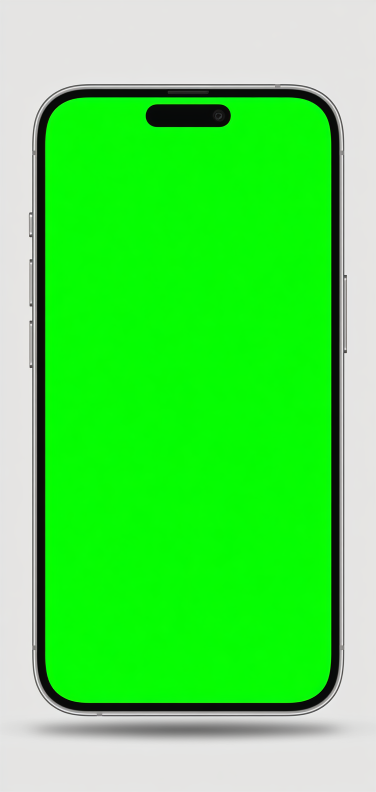
#> input picture docs/store-screenshots/phone.png, 752 x 1584 px, given in place of 200° 15° 15°.png, which was not available (shown at 1/2 size)
$ python generate_ribbon.py
#> lines starting #> are read from the running program, lines starting #| are printed output that depends on the picture; pictures that were not available may be replaced by others from this repository, and a replacement may not be noted
#!/usr/bin/env python3
"""
Connected App Store ribbon: one continuous pastel background + flowing mesh wave
spanning all 6 panels, sliced into 6 portrait frames so their edges line up
(the gallery reads as a single ribbon). Each panel keeps its own angled device,
allowed to bleed past the panel edge so the "tips" carry into the neighbour.

out/appstore/01..06.png  (1290x2796 each).
"""
import os, math
from PIL import Image, ImageDraw, ImageFont, ImageFilter

BASE = os.path.dirname(os.path.abspath(__file__))
SRC = os.path.join(BASE, "out")
OUT = os.path.join(BASE, "out", "appstore")
os.makedirs(OUT, exist_ok=True)

W, H = 1290, 2796
N = 6
BIGW = W * N
ROUND = "/System/Library/Fonts/SFNSRounded.ttf"
ARIAL = "/System/Library/Fonts/Supplemental/Arial.ttf"
INK = (24, 32, 48)
GREY = (96, 110, 132)
ACCENT = (16, 160, 120)

# file, headline, accent_word, subline
PANELS = [
 ("200° 15° 15°.png", "Private by default", "Private",
  "End-to-end encrypted. A new key for every message."),
 ("140° 1° 0°.png", "No servers. Seriously.", "servers.",
  "Every message is an on-chain event - nothing to shut down."),
 ("215° 20° 0°.png", "Hide who, when, how", "Hide",
  "Stealth addresses and cover traffic mask your metadata."),
 ("215° 12° -25°.png", "No phone. No email.", "No",
  "Your identity is a key only you hold. Find friends by nickname."),
 ("135° 0° -25°.png", "Send value in chat", "value",
  "A built-in Solana wallet - pay or gift right inside a chat."),
 ("140° 0° 0°.png", "Own your identity", "Own",
  "On-chain NFT avatars and nicknames - truly yours."),
]

# pastel colour anchors across the ribbon (wraps so the loop feels continuous)
STOPS = [
 (214, 246, 236), (224, 216, 250), (212, 232, 250),
 (252, 238, 222), (216, 246, 234), (250, 228, 242), (214, 246, 236),
]


def lerp(a, b, t):
    return tuple(int(a[i] + (b[i] - a[i]) * t) for i in range(3))


def ribbon_bg():
    """Continuous horizontal pastel gradient + vertical lift + flowing mesh wave."""
    img = Image.new("RGB", (BIGW, H))
#> img: PIL image 7740x2796 RGB; every value is 0
    px = img.load()
    seg = BIGW / (len(STOPS) - 1)
    # precompute per-column top colour
    cols = []
    for x in range(BIGW):
        k = x / seg
        i = min(int(k), len(STOPS) - 2)
        cols.append(lerp(STOPS[i], STOPS[i + 1], k - i))
    for y in range(H):
        vt = y / H  # 0 top -> 1 bottom ; lighten toward top
        for x in range(0, BIGW, 2):
            c = cols[x]
            lift = 1.0 - 0.10 * vt
            v = (min(255, int(c[0] * lift) + int(14 * (1 - vt))),
                 min(255, int(c[1] * lift) + int(14 * (1 - vt))),
                 min(255, int(c[2] * lift) + int(14 * (1 - vt))))
            px[x, y] = v
            if x + 1 < BIGW:
                px[x + 1, y] = v
    # flowing mesh wave across the whole ribbon
    layer = Image.new("RGBA", (BIGW, H), (0, 0, 0, 0))
#> layer: PIL image 7740x2796 RGBA; every value is 0
    ld = ImageDraw.Draw(layer)
    waves = [(H * 0.30, 150, 1600, 0.0), (H * 0.62, 210, 2100, 1.5)]
    for midy, amp, period, ph in waves:
        pts = [(x, midy + amp * math.sin(x / period * 2 * math.pi + ph))
               for x in range(0, BIGW, 26)]
        ld.line(pts, fill=(*ACCENT, 46), width=3, joint="curve")
        for i in range(0, len(pts), 4):
            x, y = pts[i]
            ld.ellipse([x - 6, y - 6, x + 6, y + 6], fill=(*ACCENT, 70))
            # short connector to the other wave for a "mesh" feel
            if i + 2 < len(pts):
                ld.line([pts[i], pts[i + 2]], fill=(*ACCENT, 26), width=2)
    layer = layer.filter(ImageFilter.GaussianBlur(0.6))
    return Image.alpha_composite(img.convert("RGBA"), layer)
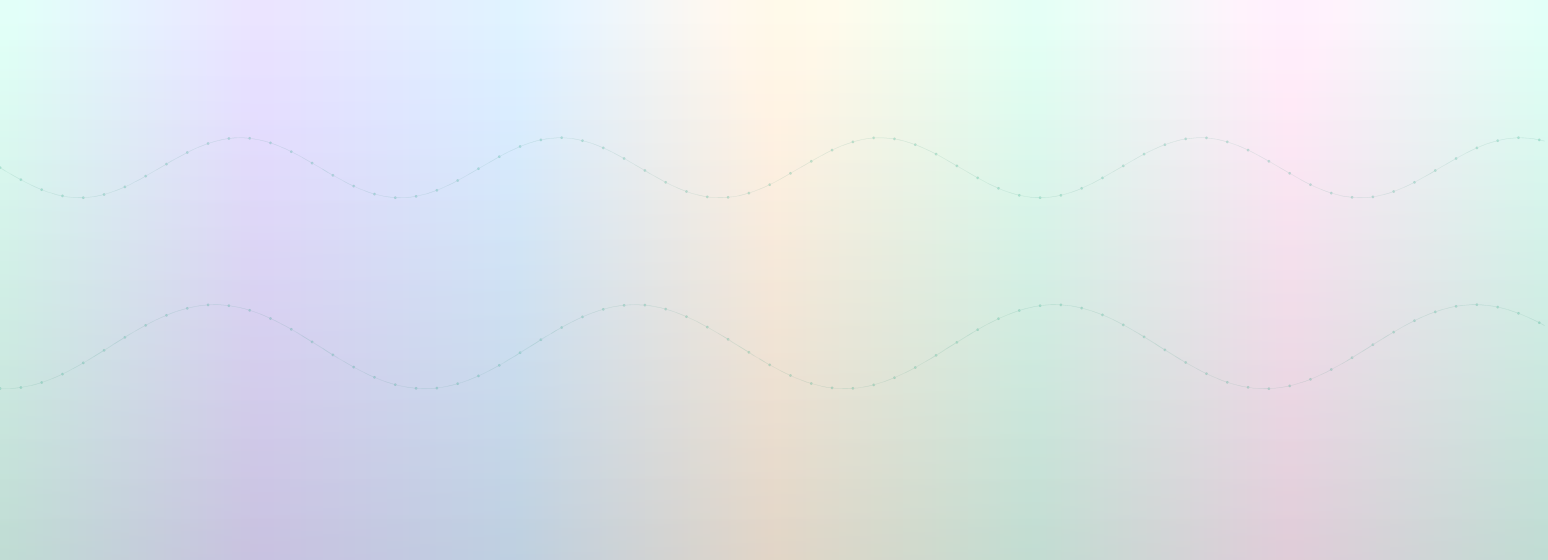
#> returned value: PIL image 7740x2796 RGBA (shown at 1/5 size); mean R, G, B, A 222, 228.1, 232.4, 255


def cut_phone(path):
    img = Image.open(path).convert("RGB")
    key = (255, 0, 255)
    w, h = img.size
    seeds = [(2, 2), (w - 3, 2), (2, h - 3), (w - 3, h - 3),
             (w // 2, 4), (w // 2, h - 5), (4, h // 2), (w - 5, h // 2)]
    for c in seeds:
        ImageDraw.floodfill(img, c, key, thresh=30)
    px = img.load()
    alpha = Image.new("L", img.size, 255)
    ap = alpha.load()
    for y in range(h):
        for x in range(w):
            if px[x, y] == key:
                ap[x, y] = 0
    ad = alpha.load()
    W0, H0 = alpha.size
    colcnt = [sum(1 for y in range(H0) if ad[x, y] > 40) for x in range(W0)]
    rowcnt = [sum(1 for x in range(W0) if ad[x, y] > 40) for y in range(H0)]
    cx, cyv = max(colcnt), max(rowcnt)
    xs = [x for x, c in enumerate(colcnt) if c > cx * 0.04]
    ys = [y for y, c in enumerate(rowcnt) if c > cyv * 0.04]
    box = (min(xs), min(ys), max(xs) + 1, max(ys) + 1)
    alpha = alpha.filter(ImageFilter.GaussianBlur(1.1))
    out = img.convert("RGBA")
    out.putalpha(alpha)
    return out.crop(box)


def draw_panel(i, bg, fname, headline, aw, sub):
    img = bg.copy()
    d = ImageDraw.Draw(img)
    hf = ImageFont.truetype(ROUND, 104)
    sf = ImageFont.truetype(ARIAL, 46)
    space = d.textlength(" ", font=hf)

    parts = [(w, w == aw) for w in headline.split()]
    lines, cur, cw = [], [], 0.0
    for w, acc in parts:
        ww = d.textlength(w, font=hf)
        if cur and cw + space + ww > W - 150:
            lines.append(cur); cur, cw = [], 0.0
        cur.append((w, acc, ww)); cw += (space if len(cur) > 1 else 0) + ww
    if cur:
        lines.append(cur)
    y = 150
    for line in lines:
        tot = sum(w for _, _, w in line) + space * (len(line) - 1)
        x = (W - tot) // 2
        for w, acc, ww in line:
            d.text((x, y), w, font=hf, fill=ACCENT if acc else INK); x += ww + space
        y += 124
    y += 8

    words, sl, scur = sub.split(), [], ""
    for w in words:
        t = (scur + " " + w).strip()
        if d.textlength(t, font=sf) <= W - 200:
            scur = t
        else:
            sl.append(scur); scur = w
    if scur:
        sl.append(scur)
    for ln in sl:
        d.text((W // 2, y), ln, font=sf, fill=GREY, anchor="ma"); y += 60

    # phone: big, biased so tips bleed off the panel edges into the neighbour
    ph = cut_phone(os.path.join(SRC, fname))
    top = y + 10
    th = H - top - 10
    r = th / ph.height
    if ph.width * r > 1560:          # allow more side-bleed for the "tips" effect
        r = 1560 / ph.width
    ph = ph.resize((int(ph.width * r), int(ph.height * r)), Image.LANCZOS)
    # alternate horizontal bias: odd panels lean left, even lean right -> tips cross
    bias = -70 if i % 2 == 0 else 70
    fx = (W - ph.width) // 2 + bias
    fy = top + max(0, (H - top - ph.height) // 2)
    img.alpha_composite(ph, (fx, fy))
    img.convert("RGB").save(os.path.join(OUT, f"{i + 1:02d}.png"), "PNG")


if __name__ == "__main__":
    print("building ribbon background...")
    big = ribbon_bg()
    for i, (fn, hl, aw, sub) in enumerate(PANELS):
        slc = big.crop((i * W, 0, (i + 1) * W, H))
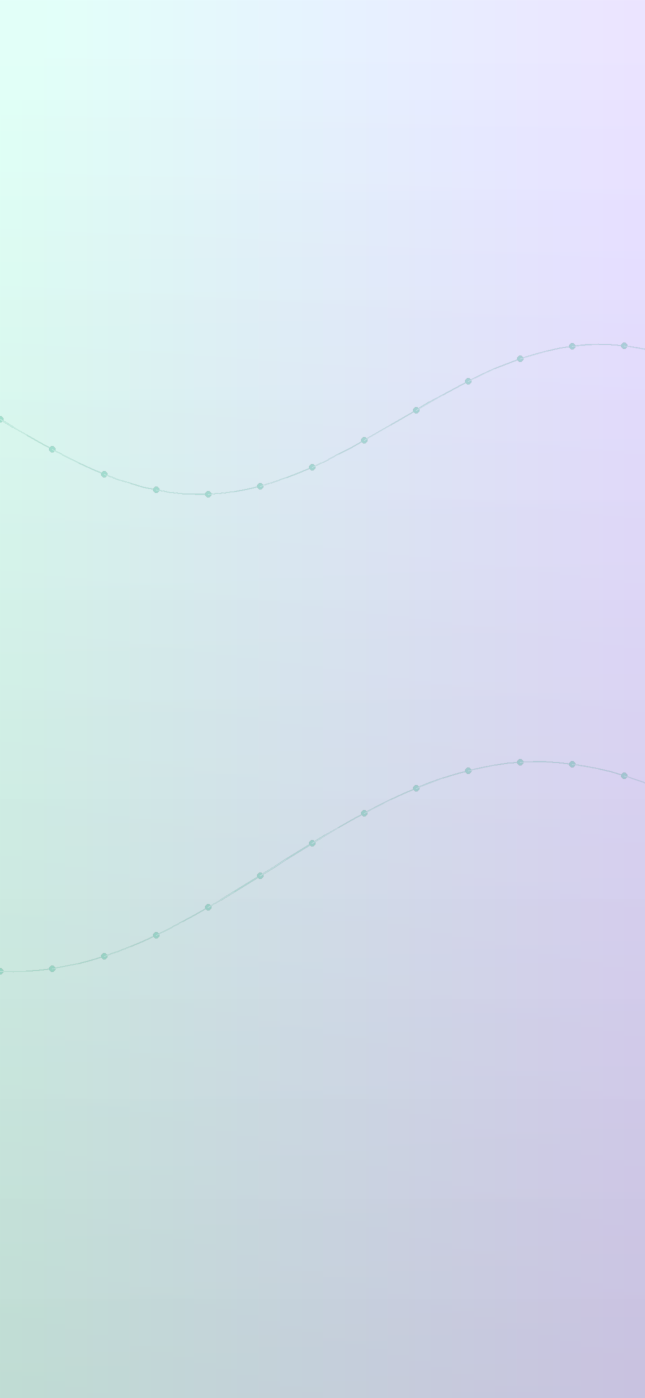
#> slc: PIL image 1290x2796 RGBA (shown at 1/2 size); mean R, G, B, A 213.5, 225, 236.2, 255
        draw_panel(i, slc, fn, hl, aw, sub)
#> in draw_panel, `space = d.textlength(" ", font=hf)`: space = 33.06
#> the loop in draw_panel, `for w, acc in parts:` made 3 passes
#> (ww, cw) on passes 1 to 3: (362.6, 362.6), (127.6, 523.2), (365.9, 922.2)
#> after the loop in draw_panel, `for w, acc in parts:`: cur = [('Private', True, 362.6), ('by', False, 127.6), ('default', False, 365.9)]; cw = 922.2; lines = []
#> the loop in draw_panel, `for line in lines:` made 1 pass
#> (tot, y) on pass 1: (922.2, 274)
#> after the loop in draw_panel, `for line in lines:`: y = 274
#> in draw_panel, `y += 8`: y = 282
#> after the loop in draw_panel, `for w in words:`: sl = 1 item
#> the loop in draw_panel, `for ln in sl:` made 2 passes
#> y on pass 1: 342
#> (ln, y) on pass 2: ('message.', 402)
#> after the loop in draw_panel, `for ln in sl:`: y = 402
#> in cut_phone, img is the input picture: PIL image 752x1584 RGB; mean R, G, B 86.4, 226.9, 83.7
#> after the loop in cut_phone, `for c in seeds:`:
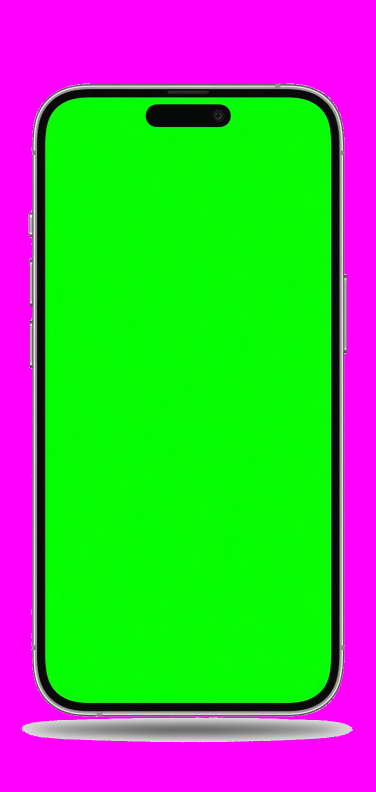
#> img: PIL image 752x1584 RGB (shown at 1/2 size); mean R, G, B 94.7, 154.1, 92.6
#> in cut_phone, `alpha = Image.new("L", img.size, 255)`: alpha: PIL image 752x1584 L; every value is 255
#> in cut_phone, `colcnt = [sum(1 for y in range(H0) if ad[x, y] > 40) for x in range(W0)]`: colcnt = 752 values, max 1315 at index 397, min 0 at index 0, mean 1078.5
#> in cut_phone, `rowcnt = [sum(1 for x in range(W0) if ad[x, y] > 40) for y in range(H0)]`: rowcnt = 1584 values, max 663 at index 1459, min 0 at index 0, mean 512
#> in cut_phone, `cx, cyv = max(colcnt), max(rowcnt)`: cx = 1315; cyv = 663
#> in cut_phone, `xs = [x for x, c in enumerate(colcnt) if c > cx * 0.04]`: xs = 637 values from 57 to 693
#> in cut_phone, `ys = [y for y, c in enumerate(rowcnt) if c > cyv * 0.04]`: ys = 1315 values from 167 to 1483
#> in cut_phone, `box = (min(xs), min(ys), max(xs) + 1, max(ys) + 1)`: box = (57, 167, 694, 1484)
#> in cut_phone, `alpha = alpha.filter(ImageFilter.GaussianBlur(1.1))`:
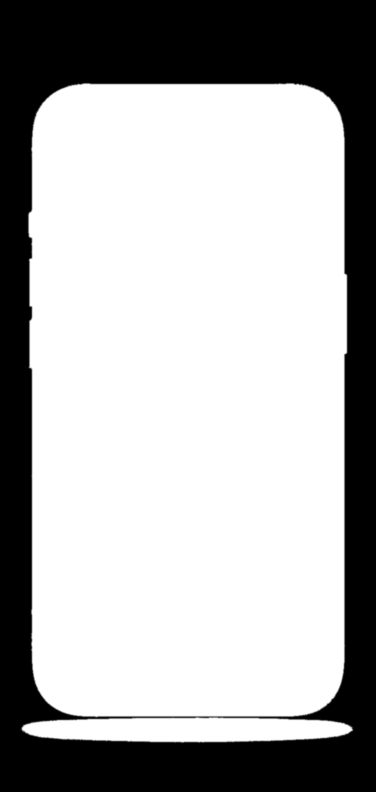
#> alpha: PIL image 752x1584 L (shown at 1/2 size); min 0, max 255, mean 173.6
#> in cut_phone, `out.putalpha(alpha)`:
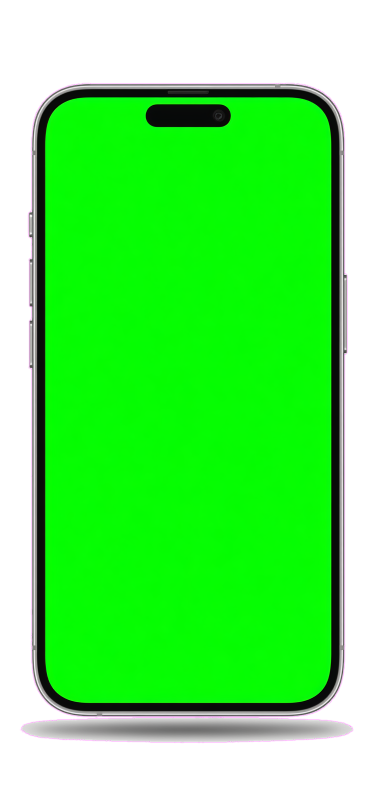
#> out: PIL image 752x1584 RGBA (shown at 1/2 size); mean R, G, B, A 94.7, 154.1, 92.6, 173.6; transparent parts drawn white
#> in cut_phone, `return out.crop(box)`:
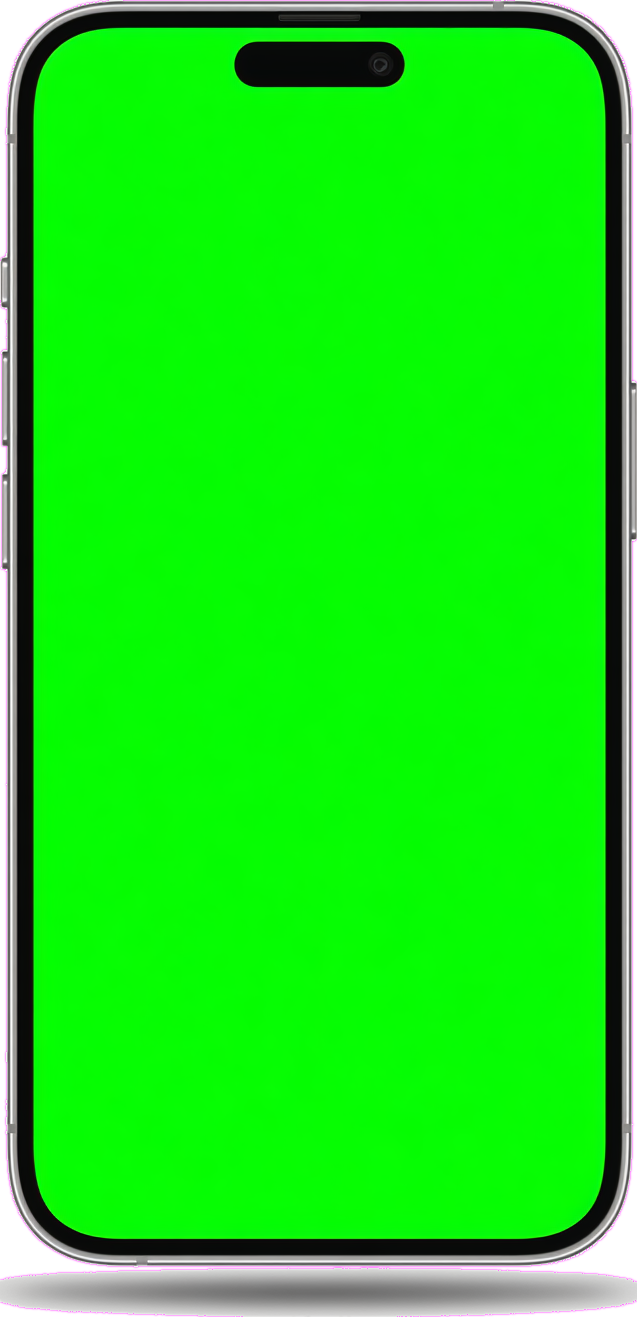
#> returned value: PIL image 637x1317 RGBA; mean R, G, B, A 27.4, 218.7, 24.4, 246.4; transparent parts drawn white
#> in draw_panel, `top = y + 10`: top = 412
#> in draw_panel, `th = H - top - 10`: th = 2374
#> in draw_panel, `r = th / ph.height`: r = 1.8
#> in draw_panel, `fy = top + max(0, (H - top - ph.height) // 2)`: fy = 417
#> in draw_panel, `img.alpha_composite(ph, (fx, fy))`:
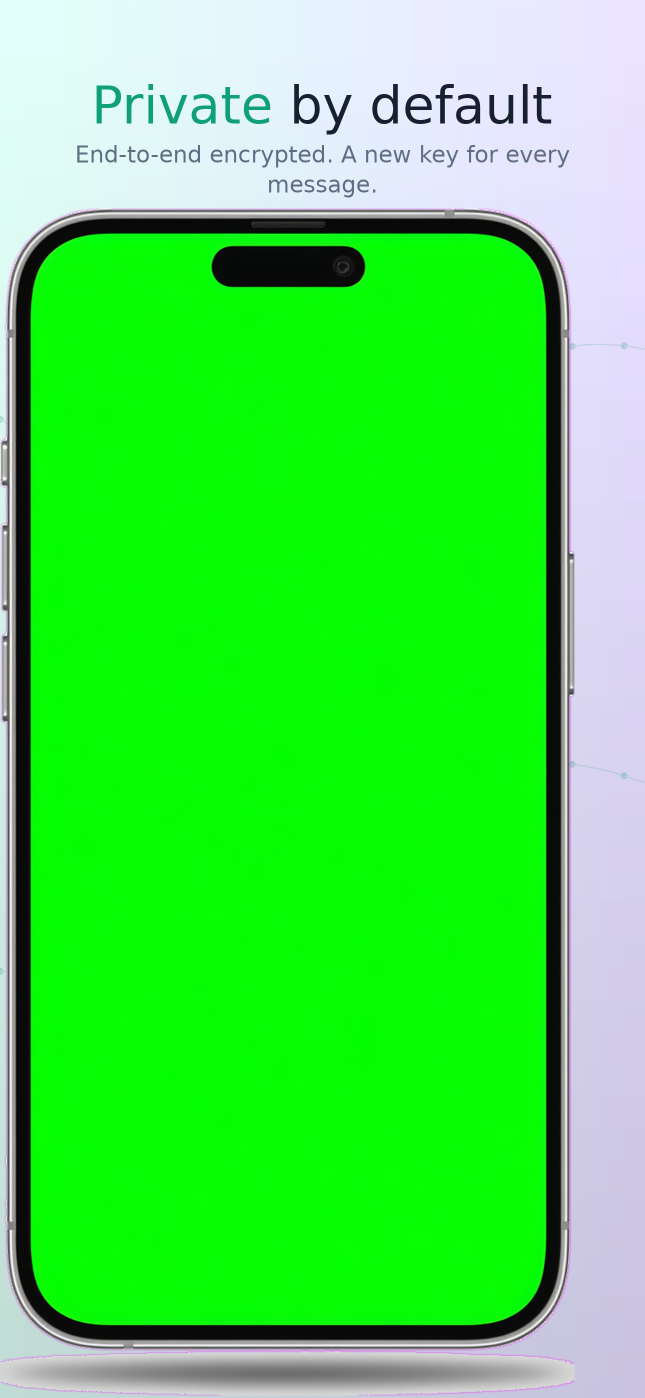
#> img: PIL image 1290x2796 RGBA (shown at 1/2 size); mean R, G, B, A 72.7, 225.3, 76.9, 255
#> (the run stopped early here; a loop or call above may not have finished)
